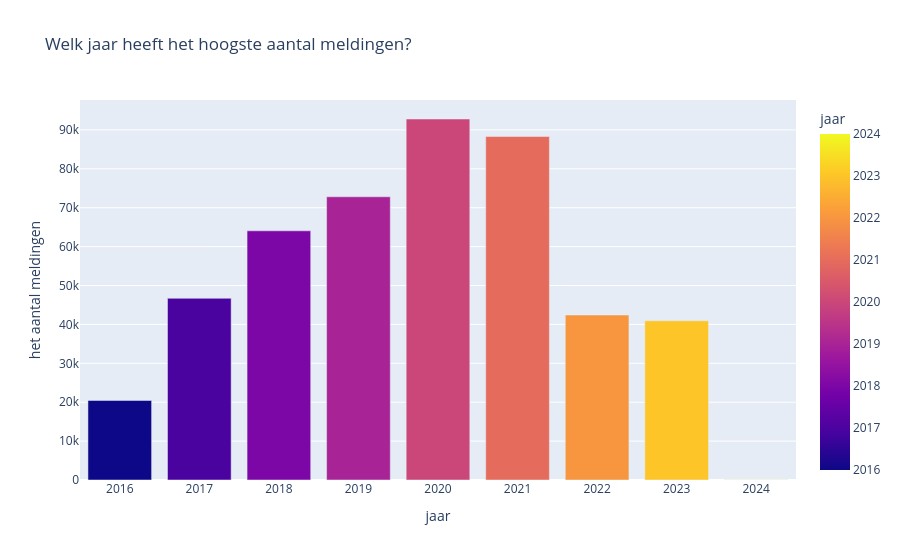

This figure's notebook cell:
### Markdown cell above
**Interactieve figuur**

### Code cell
fig = px.bar(
counts_per_year,
    x="jaar",
    y="het aantal meldingen",
    title="Welk jaar heeft het hoogste aantal meldingen?", color = 'jaar',
    hover_data=counts_per_year.columns  
)

fig.show()

### Figure 1 — Plotly figure (JSON) as saved in the notebook; plotly's stock layout.template omitted (floating-point values rounded to 4 significant figures)
{"data": [{"alignmentgroup": "True", "hovertemplate": "jaar=%{marker.color}<br>het aantal meldingen=%{y}<extra></extra>", "legendgroup": "", "marker": {"color": [2016, 2017, 2018, 2019, 2020, 2021, 2022, 2023, 2024], "coloraxis": "coloraxis", "pattern": {"shape": ""}}, "name": "", "offsetgroup": "", "orientation": "v", "showlegend": false, "textposition": "auto", "type": "bar", "x": [2016, 2017, 2018, 2019, 2020, 2021, 2022, 2023, 2024], "xaxis": "x", "y": [20451, 46715, 64062, 72814, 92810, 88304, 42417, 40930, 50], "yaxis": "y"}], "layout": {"barmode": "relative", "coloraxis": {"colorbar": {"title": {"text": "jaar"}}, "colorscale": [[0, "#0d0887"], [0.1111, "#46039f"], [0.2222, "#7201a8"], [0.3333, "#9c179e"], [0.4444, "#bd3786"], [0.5556, "#d8576b"], [0.6667, "#ed7953"], [0.7778, "#fb9f3a"], [0.8889, "#fdca26"], [1, "#f0f921"]]}, "legend": {"tracegroupgap": 0}, "title": {"text": "Welk jaar heeft het hoogste aantal meldingen?"}, "xaxis": {"anchor": "y", "domain": [0, 1], "title": {"text": "jaar"}}, "yaxis": {"anchor": "x", "domain": [0, 1], "title": {"text": "het aantal meldingen"}}}}
